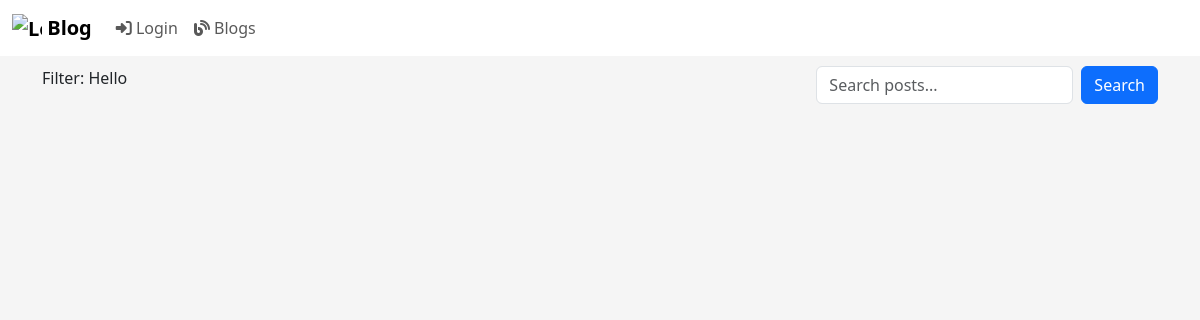
The page /blog/tagposts/22 on the database as committed earlier.
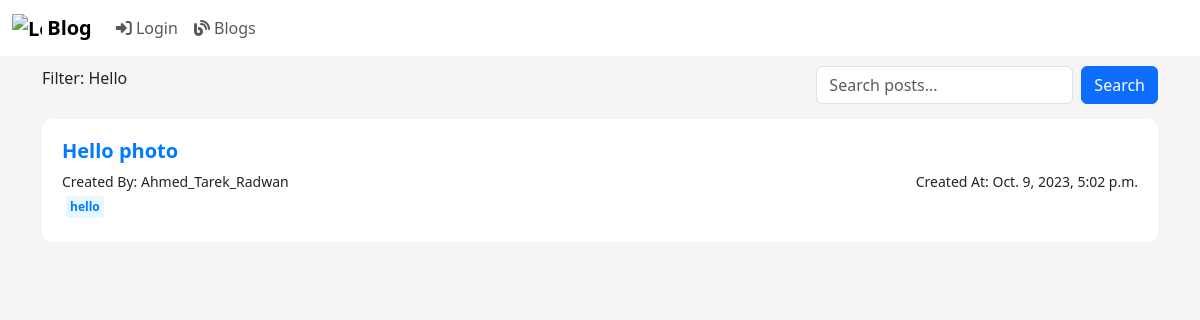
The same page on the database as committed later.
### myApp/models.py (models this page shows, shortened)
class Tag(models.Model):
  category  = models.ManyToManyField(Category,related_name='tags')
  tag_name  = models.CharField(max_length=100)

class Blog(models.Model):
  ID = models.BigAutoField(auto_created = True, primary_key=True, verbose_name="ID")
  title = models.CharField(max_length=200)
  content = models.TextField()
  author = models.ForeignKey(User, on_delete=models.CASCADE, blank=False)
  created_at = models.DateTimeField(auto_now_add=True, blank=True)
  updated_at = models.DateTimeField(auto_now=True)
  is_draft = models.BooleanField(default=True)
  publish_status = models.CharField(max_length=10, choices=[('draft', 'Draft'), ('published', 'Published')], default='draft')
  tags = models.ManyToManyField(Tag,related_name="tag_posts")
  categories = models.ManyToManyField(Category)
  company = models.ForeignKey(Company, on_delete=models.SET_NULL, blank=True, null=True)

### myApp/views.py (the view)
# urls.py: path('blog/tagposts/<int:id>', views.tagposts, name='tagposts'),
def tagposts(request,id):
    tag = Tag.objects.get(pk=id)
    posts = tag.tag_posts.all()
    query = request.GET.get('q')
    if query:
        posts = posts.filter(Q(title__icontains=query)|Q(content__icontains=query))
    return render(request, 'Blog/tagposts.html', {'Blogs':posts,'tag':tag.tag_name, "query":query})

### myApp/templates/Blog/tagposts.html (shortened to what this page needs)
<!DOCTYPE html>
<html lang="en">
	{% load static %} {% load crispy_forms_tags %}
	<head>
		<link href="{% static 'css/bootstrap.css' %}" rel="stylesheet" />
		<link href="{% static 'css/home.css' %}" rel="stylesheet" />
	</head>
	<body>
		{% include "Blog/blogNavBar.html" %}
		<div class="container-md">
			<div class="feed-search">
				<span>Filter: {{tag|capfirst}}</span>
				<div>
					<form method="get" class="d-flex search-form" role="search">
						<input class="form-control me-2" type="search" name="q" placeholder="Search posts..." {% if query %}value="{{ query }}"{% endif %}>
						<button class="btn btn-primary" type="submit">Search</button>
					</form>
				</div>
			</div>
			{% for blog in Blogs %}
			<div class="container-sm container">
				<h5><a href="{% url "blogPage" id=blog.ID %}">{{ blog.title|capfirst  }}</a></h5>
				<div class="little">
					<div>Created By: {{ blog.author.username }}</div>
					<div>Created At: {{ blog.created_at }}</div>
				</div>
				{% if blog.tags.all %}
				<div class="Tags">
					{% for tag in blog.tags.all %}
					<a href="{% url "tagposts" tag.pk %}" class="tag" >
						<span >{{ tag.tag_name }}</span>
					{% endfor %}
					</a>
				</div>
				{% endif %}
			</div>
			{% endfor %}
		</div>
	</body>
</html>

Rows that differ between the two databases and show on the page:
added Blog: title "Hello photo", author.username "Ahmed_Tarek_Radwan", created_at "Oct. 9, 2023, 5:02 p.m.", Tag (tag_name "hello")
